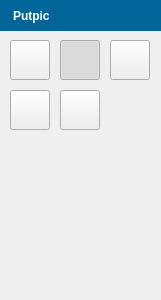
<?xml version="1.0" encoding="UTF-8"?>
<ui version="4.0">
 <class>DrawingMenu</class>
 <widget class="QWidget" name="DrawingMenu">
  <property name="geometry">
   <rect>
    <x>0</x>
    <y>0</y>
    <width>161</width>
    <height>300</height>
   </rect>
  </property>
  <property name="sizePolicy">
   <sizepolicy hsizetype="Fixed" vsizetype="Fixed">
    <horstretch>0</horstretch>
    <verstretch>0</verstretch>
   </sizepolicy>
  </property>
  <property name="contextMenuPolicy">
   <enum>Qt::NoContextMenu</enum>
  </property>
  <property name="windowTitle">
   <string>DrawingMenu</string>
  </property>
  <widget class="QLabel" name="label">
   <property name="geometry">
    <rect>
     <x>0</x>
     <y>0</y>
     <width>211</width>
     <height>31</height>
    </rect>
   </property>
   <property name="styleSheet">
    <string notr="true">background-color : #006699; color : #ffffff; padding-left: 10px; font-weight: bold;</string>
   </property>
   <property name="text">
    <string>Putpic</string>
   </property>
  </widget>
  <widget class="QPushButton" name="selection">
   <property name="geometry">
    <rect>
     <x>60</x>
     <y>40</y>
     <width>40</width>
     <height>40</height>
    </rect>
   </property>
   <property name="sizePolicy">
    <sizepolicy hsizetype="Fixed" vsizetype="Fixed">
     <horstretch>0</horstretch>
     <verstretch>0</verstretch>
    </sizepolicy>
   </property>
   <property name="maximumSize">
    <size>
     <width>40</width>
     <height>40</height>
    </size>
   </property>
   <property name="text">
    <string/>
   </property>
   <property name="icon">
    <iconset resource="../resources.qrc">
     <normaloff>:/icons/resources/screenshot2.ico</normaloff>:/icons/resources/screenshot2.ico</iconset>
   </property>
   <property name="iconSize">
    <size>
     <width>32</width>
     <height>32</height>
    </size>
   </property>
   <property name="checkable">
    <bool>true</bool>
   </property>
   <property name="checked">
    <bool>true</bool>
   </property>
   <property name="autoExclusive">
    <bool>true</bool>
   </property>
   <property name="flat">
    <bool>false</bool>
   </property>
  </widget>
  <widget class="QPushButton" name="pointer">
   <property name="geometry">
    <rect>
     <x>10</x>
     <y>40</y>
     <width>40</width>
     <height>40</height>
    </rect>
   </property>
   <property name="sizePolicy">
    <sizepolicy hsizetype="Fixed" vsizetype="Fixed">
     <horstretch>0</horstretch>
     <verstretch>0</verstretch>
    </sizepolicy>
   </property>
   <property name="maximumSize">
    <size>
     <width>40</width>
     <height>40</height>
    </size>
   </property>
   <property name="text">
    <string/>
   </property>
   <property name="icon">
    <iconset resource="../resources.qrc">
     <normaloff>:/icons/resources/cursor_arrow.ico</normaloff>:/icons/resources/cursor_arrow.ico</iconset>
   </property>
   <property name="iconSize">
    <size>
     <width>16</width>
     <height>16</height>
    </size>
   </property>
   <property name="checkable">
    <bool>true</bool>
   </property>
   <property name="autoExclusive">
    <bool>true</bool>
   </property>
   <property name="flat">
    <bool>false</bool>
   </property>
  </widget>
  <widget class="QPushButton" name="arrow">
   <property name="geometry">
    <rect>
     <x>60</x>
     <y>90</y>
     <width>40</width>
     <height>40</height>
    </rect>
   </property>
   <property name="sizePolicy">
    <sizepolicy hsizetype="Fixed" vsizetype="Fixed">
     <horstretch>0</horstretch>
     <verstretch>0</verstretch>
    </sizepolicy>
   </property>
   <property name="maximumSize">
    <size>
     <width>40</width>
     <height>40</height>
    </size>
   </property>
   <property name="text">
    <string/>
   </property>
   <property name="icon">
    <iconset resource="../resources.qrc">
     <normaloff>:/icons/resources/stock_draw_line_ends_with_arrow.ico</normaloff>:/icons/resources/stock_draw_line_ends_with_arrow.ico</iconset>
   </property>
   <property name="iconSize">
    <size>
     <width>32</width>
     <height>32</height>
    </size>
   </property>
   <property name="checkable">
    <bool>true</bool>
   </property>
   <property name="autoExclusive">
    <bool>true</bool>
   </property>
   <property name="flat">
    <bool>false</bool>
   </property>
  </widget>
  <widget class="QPushButton" name="line">
   <property name="geometry">
    <rect>
     <x>10</x>
     <y>90</y>
     <width>40</width>
     <height>40</height>
    </rect>
   </property>
   <property name="sizePolicy">
    <sizepolicy hsizetype="Fixed" vsizetype="Fixed">
     <horstretch>0</horstretch>
     <verstretch>0</verstretch>
    </sizepolicy>
   </property>
   <property name="maximumSize">
    <size>
     <width>40</width>
     <height>40</height>
    </size>
   </property>
   <property name="text">
    <string/>
   </property>
   <property name="icon">
    <iconset resource="../resources.qrc">
     <normaloff>:/icons/resources/stock_draw_line.ico</normaloff>:/icons/resources/stock_draw_line.ico</iconset>
   </property>
   <property name="iconSize">
    <size>
     <width>32</width>
     <height>32</height>
    </size>
   </property>
   <property name="checkable">
    <bool>true</bool>
   </property>
   <property name="autoExclusive">
    <bool>true</bool>
   </property>
   <property name="flat">
    <bool>false</bool>
   </property>
  </widget>
  <widget class="QPushButton" name="text">
   <property name="geometry">
    <rect>
     <x>110</x>
     <y>40</y>
     <width>40</width>
     <height>40</height>
    </rect>
   </property>
   <property name="sizePolicy">
    <sizepolicy hsizetype="Fixed" vsizetype="Fixed">
     <horstretch>0</horstretch>
     <verstretch>0</verstretch>
    </sizepolicy>
   </property>
   <property name="maximumSize">
    <size>
     <width>40</width>
     <height>40</height>
    </size>
   </property>
   <property name="text">
    <string/>
   </property>
   <property name="icon">
    <iconset resource="../resources.qrc">
     <normaloff>:/icons/resources/text_letter_t.ico</normaloff>:/icons/resources/text_letter_t.ico</iconset>
   </property>
   <property name="iconSize">
    <size>
     <width>16</width>
     <height>16</height>
    </size>
   </property>
   <property name="checkable">
    <bool>true</bool>
   </property>
   <property name="autoExclusive">
    <bool>true</bool>
   </property>
   <property name="flat">
    <bool>false</bool>
   </property>
  </widget>
  <widget class="QWidget" name="verticalLayoutWidget">
   <property name="geometry">
    <rect>
     <x>10</x>
     <y>140</y>
     <width>141</width>
     <height>151</height>
    </rect>
   </property>
   <layout class="QVBoxLayout" name="verticalLayout">
    <property name="spacing">
     <number>6</number>
    </property>
   </layout>
  </widget>
 </widget>
 <layoutdefault spacing="6" margin="11"/>
 <resources>
  <include location="../resources.qrc"/>
 </resources>
 <connections/>
</ui>
